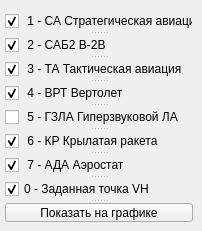
     <widget class="QWidget" name="tab_Graphics">
      <attribute name="title">
       <string>График</string>
      </attribute>
      <widget class="QSplitter" name="splitter_31">
       <property name="geometry">
        <rect>
         <x>5</x>
         <y>11</y>
         <width>188</width>
         <height>211</height>
        </rect>
       </property>
       <property name="orientation">
        <enum>Qt::Vertical</enum>
       </property>
       <widget class="QCheckBox" name="checkBox_SA">
        <property name="text">
         <string> 1 - СА Стратегическая авиация</string>
        </property>
        <property name="checked">
         <bool>true</bool>
        </property>
       </widget>
       <widget class="QCheckBox" name="checkBox_SAB2">
        <property name="text">
         <string> 2 - САБ2 B-2B</string>
        </property>
        <property name="checked">
         <bool>true</bool>
        </property>
       </widget>
       <widget class="QCheckBox" name="checkBox_TA">
        <property name="text">
         <string> 3 - ТА Тактическая авиация</string>
        </property>
        <property name="checked">
         <bool>true</bool>
        </property>
       </widget>
       <widget class="QCheckBox" name="checkBox_VRT">
        <property name="text">
         <string> 4 - ВРТ Вертолет</string>
        </property>
        <property name="checked">
         <bool>true</bool>
        </property>
       </widget>
       <widget class="QCheckBox" name="checkBox_GZLA">
        <property name="text">
         <string> 5 - ГЗЛА Гиперзвуковой ЛА</string>
        </property>
       </widget>
       <widget class="QCheckBox" name="checkBox_KR">
        <property name="text">
         <string> 6 - КР Крылатая ракета</string>
        </property>
        <property name="checked">
         <bool>true</bool>
        </property>
       </widget>
       <widget class="QCheckBox" name="checkBox_ADA">
        <property name="text">
         <string> 7 - АДА Аэростат</string>
        </property>
        <property name="checked">
         <bool>true</bool>
        </property>
       </widget>
       <widget class="QCheckBox" name="checkBox_mP">
        <property name="text">
         <string>0 - Заданная точка VH</string>
        </property>
        <property name="checked">
         <bool>true</bool>
        </property>
       </widget>
       <widget class="QPushButton" name="pushButton_VHgra">
        <property name="text">
         <string>Показать на графике</string>
        </property>
       </widget>
      </widget>
     </widget>
